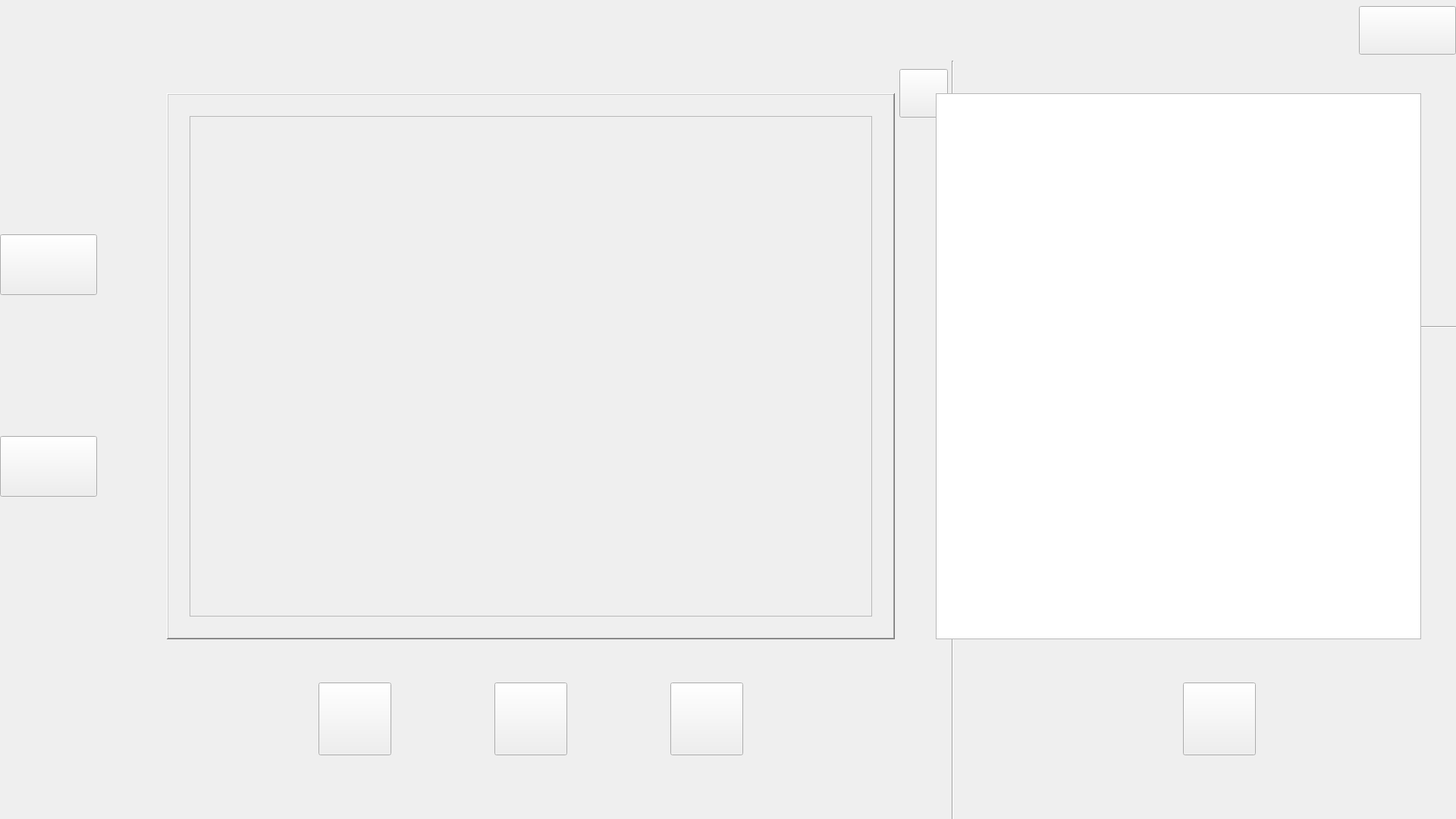
<?xml version="1.0" encoding="UTF-8"?>
<ui version="4.0">
 <class>VideoWindow</class>
 <widget class="QMainWindow" name="VideoWindow">
  <property name="geometry">
   <rect>
    <x>0</x>
    <y>0</y>
    <width>1920</width>
    <height>1080</height>
   </rect>
  </property>
  <property name="minimumSize">
   <size>
    <width>60</width>
    <height>60</height>
   </size>
  </property>
  <property name="contextMenuPolicy">
   <enum>Qt::DefaultContextMenu</enum>
  </property>
  <property name="windowTitle">
   <string>MainWindow</string>
  </property>
  <property name="autoFillBackground">
   <bool>false</bool>
  </property>
  <property name="styleSheet">
   <string notr="true"/>
  </property>
  <property name="iconSize">
   <size>
    <width>60</width>
    <height>60</height>
   </size>
  </property>
  <widget class="QWidget" name="centralwidget">
   <widget class="QLabel" name="pictureLabelbackground">
    <property name="geometry">
     <rect>
      <x>220</x>
      <y>123</y>
      <width>960</width>
      <height>720</height>
     </rect>
    </property>
    <property name="contextMenuPolicy">
     <enum>Qt::DefaultContextMenu</enum>
    </property>
    <property name="frameShape">
     <enum>QFrame::WinPanel</enum>
    </property>
    <property name="frameShadow">
     <enum>QFrame::Raised</enum>
    </property>
    <property name="text">
     <string/>
    </property>
   </widget>
   <widget class="QPushButton" name="shotButton">
    <property name="geometry">
     <rect>
      <x>652</x>
      <y>900</y>
      <width>96</width>
      <height>96</height>
     </rect>
    </property>
    <property name="focusPolicy">
     <enum>Qt::NoFocus</enum>
    </property>
    <property name="contextMenuPolicy">
     <enum>Qt::NoContextMenu</enum>
    </property>
    <property name="text">
     <string/>
    </property>
    <property name="autoDefault">
     <bool>false</bool>
    </property>
   </widget>
   <widget class="QPushButton" name="exitButton">
    <property name="geometry">
     <rect>
      <x>1792</x>
      <y>8</y>
      <width>128</width>
      <height>64</height>
     </rect>
    </property>
    <property name="focusPolicy">
     <enum>Qt::NoFocus</enum>
    </property>
    <property name="text">
     <string/>
    </property>
   </widget>
   <widget class="QLabel" name="resulttext">
    <property name="geometry">
     <rect>
      <x>1330</x>
      <y>483</y>
      <width>451</width>
      <height>360</height>
     </rect>
    </property>
    <property name="font">
     <font>
      <family>Rage Italic</family>
      <pointsize>20</pointsize>
      <underline>true</underline>
     </font>
    </property>
    <property name="frameShape">
     <enum>QFrame::StyledPanel</enum>
    </property>
    <property name="text">
     <string/>
    </property>
    <property name="textFormat">
     <enum>Qt::AutoText</enum>
    </property>
   </widget>
   <widget class="Line" name="line">
    <property name="geometry">
     <rect>
      <x>1255</x>
      <y>80</y>
      <width>3</width>
      <height>1080</height>
     </rect>
    </property>
    <property name="orientation">
     <enum>Qt::Vertical</enum>
    </property>
   </widget>
   <widget class="QLabel" name="backgroundlabel">
    <property name="geometry">
     <rect>
      <x>0</x>
      <y>0</y>
      <width>1920</width>
      <height>1080</height>
     </rect>
    </property>
    <property name="font">
     <font>
      <family>华文行楷</family>
      <pointsize>24</pointsize>
     </font>
    </property>
    <property name="frameShape">
     <enum>QFrame::NoFrame</enum>
    </property>
    <property name="text">
     <string/>
    </property>
   </widget>
   <widget class="QLabel" name="pictureLabel">
    <property name="geometry">
     <rect>
      <x>250</x>
      <y>153</y>
      <width>900</width>
      <height>660</height>
     </rect>
    </property>
    <property name="frameShape">
     <enum>QFrame::StyledPanel</enum>
    </property>
    <property name="text">
     <string/>
    </property>
   </widget>
   <widget class="QLabel" name="schoolbadge">
    <property name="geometry">
     <rect>
      <x>1330</x>
      <y>123</y>
      <width>451</width>
      <height>200</height>
     </rect>
    </property>
    <property name="font">
     <font>
      <family>Rage Italic</family>
      <pointsize>20</pointsize>
      <underline>true</underline>
     </font>
    </property>
    <property name="frameShape">
     <enum>QFrame::StyledPanel</enum>
    </property>
    <property name="text">
     <string/>
    </property>
    <property name="textFormat">
     <enum>Qt::AutoText</enum>
    </property>
   </widget>
   <widget class="Line" name="line_2">
    <property name="geometry">
     <rect>
      <x>1255</x>
      <y>430</y>
      <width>1200</width>
      <height>3</height>
     </rect>
    </property>
    <property name="orientation">
     <enum>Qt::Horizontal</enum>
    </property>
   </widget>
   <widget class="QLabel" name="teammumber">
    <property name="geometry">
     <rect>
      <x>1680</x>
      <y>920</y>
      <width>200</width>
      <height>120</height>
     </rect>
    </property>
    <property name="font">
     <font>
      <family>Rage Italic</family>
      <pointsize>20</pointsize>
      <underline>false</underline>
     </font>
    </property>
    <property name="contextMenuPolicy">
     <enum>Qt::DefaultContextMenu</enum>
    </property>
    <property name="frameShape">
     <enum>QFrame::NoFrame</enum>
    </property>
    <property name="text">
     <string/>
    </property>
    <property name="textFormat">
     <enum>Qt::AutoText</enum>
    </property>
   </widget>
   <widget class="QLabel" name="head">
    <property name="geometry">
     <rect>
      <x>0</x>
      <y>0</y>
      <width>1920</width>
      <height>80</height>
     </rect>
    </property>
    <property name="frameShape">
     <enum>QFrame::NoFrame</enum>
    </property>
    <property name="text">
     <string/>
    </property>
   </widget>
   <widget class="QPushButton" name="wheatButton">
    <property name="geometry">
     <rect>
      <x>0</x>
      <y>309</y>
      <width>128</width>
      <height>80</height>
     </rect>
    </property>
    <property name="focusPolicy">
     <enum>Qt::NoFocus</enum>
    </property>
    <property name="text">
     <string/>
    </property>
   </widget>
   <widget class="QPushButton" name="riceButton">
    <property name="geometry">
     <rect>
      <x>0</x>
      <y>575</y>
      <width>128</width>
      <height>80</height>
     </rect>
    </property>
    <property name="focusPolicy">
     <enum>Qt::NoFocus</enum>
    </property>
    <property name="text">
     <string/>
    </property>
   </widget>
   <widget class="QPushButton" name="showphotobutton">
    <property name="geometry">
     <rect>
      <x>420</x>
      <y>900</y>
      <width>96</width>
      <height>96</height>
     </rect>
    </property>
    <property name="focusPolicy">
     <enum>Qt::NoFocus</enum>
    </property>
    <property name="contextMenuPolicy">
     <enum>Qt::NoContextMenu</enum>
    </property>
    <property name="text">
     <string/>
    </property>
    <property name="autoDefault">
     <bool>false</bool>
    </property>
   </widget>
   <widget class="QPushButton" name="reversebutton">
    <property name="geometry">
     <rect>
      <x>884</x>
      <y>900</y>
      <width>96</width>
      <height>96</height>
     </rect>
    </property>
    <property name="focusPolicy">
     <enum>Qt::NoFocus</enum>
    </property>
    <property name="contextMenuPolicy">
     <enum>Qt::NoContextMenu</enum>
    </property>
    <property name="text">
     <string/>
    </property>
    <property name="autoDefault">
     <bool>false</bool>
    </property>
   </widget>
   <widget class="QPushButton" name="ShowButton">
    <property name="geometry">
     <rect>
      <x>1560</x>
      <y>900</y>
      <width>96</width>
      <height>96</height>
     </rect>
    </property>
    <property name="focusPolicy">
     <enum>Qt::NoFocus</enum>
    </property>
    <property name="contextMenuPolicy">
     <enum>Qt::NoContextMenu</enum>
    </property>
    <property name="text">
     <string/>
    </property>
    <property name="autoDefault">
     <bool>false</bool>
    </property>
   </widget>
   <widget class="QPushButton" name="ShowTipsButton">
    <property name="geometry">
     <rect>
      <x>1186</x>
      <y>91</y>
      <width>64</width>
      <height>64</height>
     </rect>
    </property>
    <property name="focusPolicy">
     <enum>Qt::NoFocus</enum>
    </property>
    <property name="contextMenuPolicy">
     <enum>Qt::NoContextMenu</enum>
    </property>
    <property name="text">
     <string/>
    </property>
    <property name="autoDefault">
     <bool>false</bool>
    </property>
   </widget>
   <widget class="QTextBrowser" name="TipsLabel">
    <property name="geometry">
     <rect>
      <x>1234</x>
      <y>123</y>
      <width>640</width>
      <height>720</height>
     </rect>
    </property>
    <property name="focusPolicy">
     <enum>Qt::NoFocus</enum>
    </property>
   </widget>
   <zorder>backgroundlabel</zorder>
   <zorder>pictureLabelbackground</zorder>
   <zorder>shotButton</zorder>
   <zorder>resulttext</zorder>
   <zorder>pictureLabel</zorder>
   <zorder>line</zorder>
   <zorder>schoolbadge</zorder>
   <zorder>line_2</zorder>
   <zorder>teammumber</zorder>
   <zorder>head</zorder>
   <zorder>exitButton</zorder>
   <zorder>wheatButton</zorder>
   <zorder>riceButton</zorder>
   <zorder>showphotobutton</zorder>
   <zorder>reversebutton</zorder>
   <zorder>ShowButton</zorder>
   <zorder>ShowTipsButton</zorder>
   <zorder>TipsLabel</zorder>
  </widget>
 </widget>
 <resources/>
 <connections/>
</ui>
